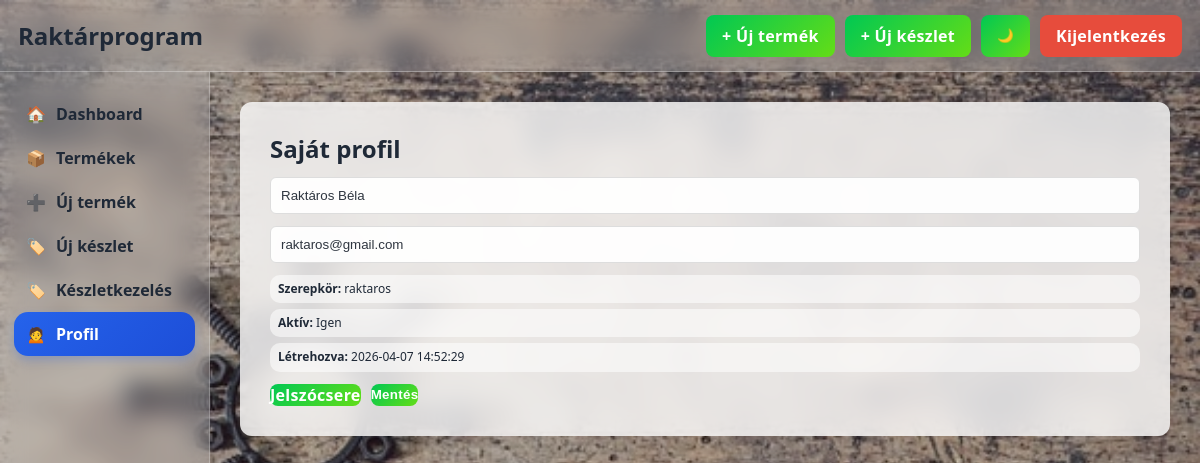
Screenshot of /profil.php (signed in) with the database file from the repository.
### tables this page shows
CREATE TABLE `felhasznalo` (
  `felhasznalo_id` int(11) NOT NULL,
  `felhasznalonev` varchar(100) NOT NULL,
  `email` varchar(255) NOT NULL,
  `jelszo_hash` varchar(255) NOT NULL,
  `aktiv` tinyint(1) DEFAULT 1,
  `letrehozva` datetime DEFAULT current_timestamp()
);

CREATE TABLE `szerepkor` (
  `szerepkor_id` int(11) NOT NULL,
  `nev` varchar(50) NOT NULL
);

### profil.php (the view, shortened to what this page needs)
<?php
require_once 'includes/db.php';
$userId = (int)($_SESSION['user_id'] ?? 0);
$stmt = $pdo->prepare("
    SELECT
        f.felhasznalo_id,
        f.felhasznalonev,
        f.email,
        f.aktiv,
        f.letrehozva,
        sz.nev AS szerepkor
    FROM felhasznalo f
    LEFT JOIN felhasznalo_szerepkor fsz ON f.felhasznalo_id = fsz.felhasznalo_id
    LEFT JOIN szerepkor sz ON fsz.szerepkor_id = sz.szerepkor_id
    WHERE f.felhasznalo_id = :id
    LIMIT 1
");
$stmt->execute([':id' => $userId]);
$user = $stmt->fetch();
$old = $_SESSION['old_input'] ?? [];
$data = [
    'felhasznalonev' => $old['felhasznalonev'] ?? $user['felhasznalonev'],
    'email' => $old['email'] ?? $user['email'],
];
include 'includes/header.php';
include 'includes/navbar.php';
?>
<div class="main-layout">
    <?php include 'includes/sidebar.php'; ?>
    <main class="content">
        <div class="form-card">
            <form class="product-form" method="POST" action="actions/update_profile.php">
                <div class="form-right" style="width: 100%;">
                    <h2>Saját profil</h2>
                    <input type="text" name="felhasznalonev" required value="<?= htmlspecialchars($data['felhasznalonev'], ENT_QUOTES, 'UTF-8') ?>" placeholder="Felhasználónév">
                    <input type="email" name="email" required value="<?= htmlspecialchars($data['email'], ENT_QUOTES, 'UTF-8') ?>" placeholder="Email">
                    <div class="product-card-grid">
                        <p><strong>Szerepkör:</strong> <?= htmlspecialchars($user['szerepkor'] ?? '-', ENT_QUOTES, 'UTF-8') ?></p>
                        <p><strong>Aktív:</strong> <?= ((int)$user['aktiv'] === 1) ? 'Igen' : 'Nem' ?></p>
                        <p><strong>Létrehozva:</strong> <?= htmlspecialchars((string)($user['letrehozva'] ?? '-'), ENT_QUOTES, 'UTF-8') ?></p>
                    </div>
                    <div class="btn-row">
                        <a href="jelszocsere.php" class="btn">Jelszócsere</a>
                        <button type="submit" class="btn">Mentés</button>
                    </div>
                </div>
            </form>
        </div>
    </main>
</div>
<?php include 'includes/footer.php'; ?>

### assets/css/style.css (style rules this page uses)
* { margin: 0; padding: 0; box-sizing: border-box; }
body { font-family: 'Segoe UI', Arial, sans-serif; color: #2f3640; background: linear-gradient(rgba(0, 0, 0, 0.22), rgba(0, 0, 0, 0.22)), url('/VizsgaPHP/raktarprogram/assets/images/all-bg.jpg') center center / cover no-repeat fixed; }
.main-layout { display: flex; width: 100%; min-height: calc(100vh - 72px); }
.content { flex: 1; min-width: 0; padding: 30px; }
.btn { display: inline-block; background: linear-gradient(135deg, #00c853, #64dd17); color: white; border: none; border-radius: 8px; text-decoration: none; cursor: pointer; font-weight: 600; letter-spacing: 0.3px; transition: 0.2s ease; }
input, select, textarea { width: 100%; padding: 10px; border: 1px solid #ddd; border-radius: 6px; background: rgba(255, 255, 255, 0.95); color: #2f3640; }
.form-card { display: flex; gap: 30px; padding: 30px; background: rgba(255, 255, 255, 0.80); backdrop-filter: blur(12px); -webkit-backdrop-filter: blur(12px); border-radius: 12px; box-shadow: 0 10px 25px rgba(0, 0, 0, 0.08); color: #1f2937; }
.product-form { display: flex; gap: 30px; width: 100%; }
.form-right { width: 60%; display: flex; flex-direction: column; gap: 12px; }
.btn-row { display: flex; gap: 10px; flex-wrap: wrap; }
.product-card-grid { display: grid; gap: 6px; min-width: 0; }
.product-card-grid p { margin: 0; padding: 7px 9px; font-size: 12px; line-height: 1.35; color: #1f2937; background: rgba(255, 255, 255, 0.55); border-radius: 10px; word-break: break-word; }

### assets/css/responsive.css (style rules this page uses)
@media (max-width: 1200px) { .product-card-grid p, .product-card-note { font-size: 12px; padding: 6px 8px; } }

### rows the page displays
felhasznalo: felhasznalonev "Raktáros Béla", email "raktaros@gmail.com", szerepkor.nev "raktaros", letrehozva "2026-04-07 14:52:29"
